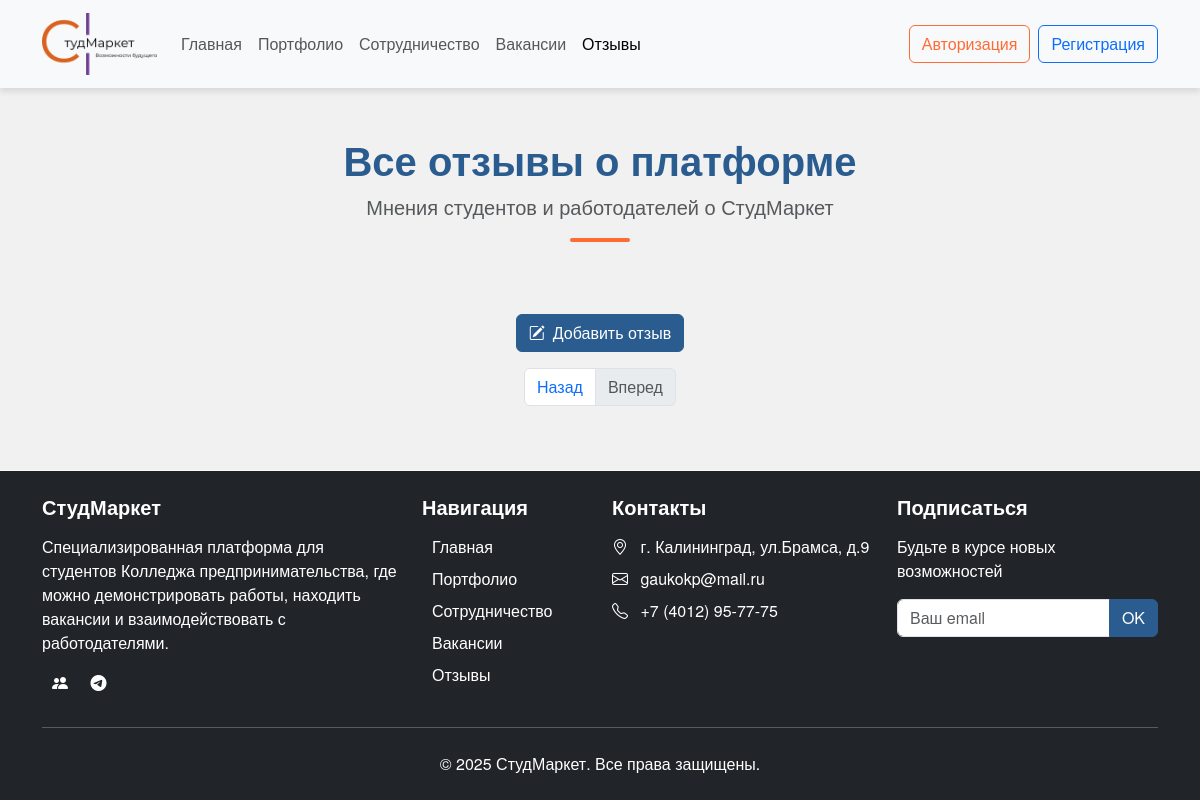
/files/all_reviews.php, run on an earlier commit of the app's database.
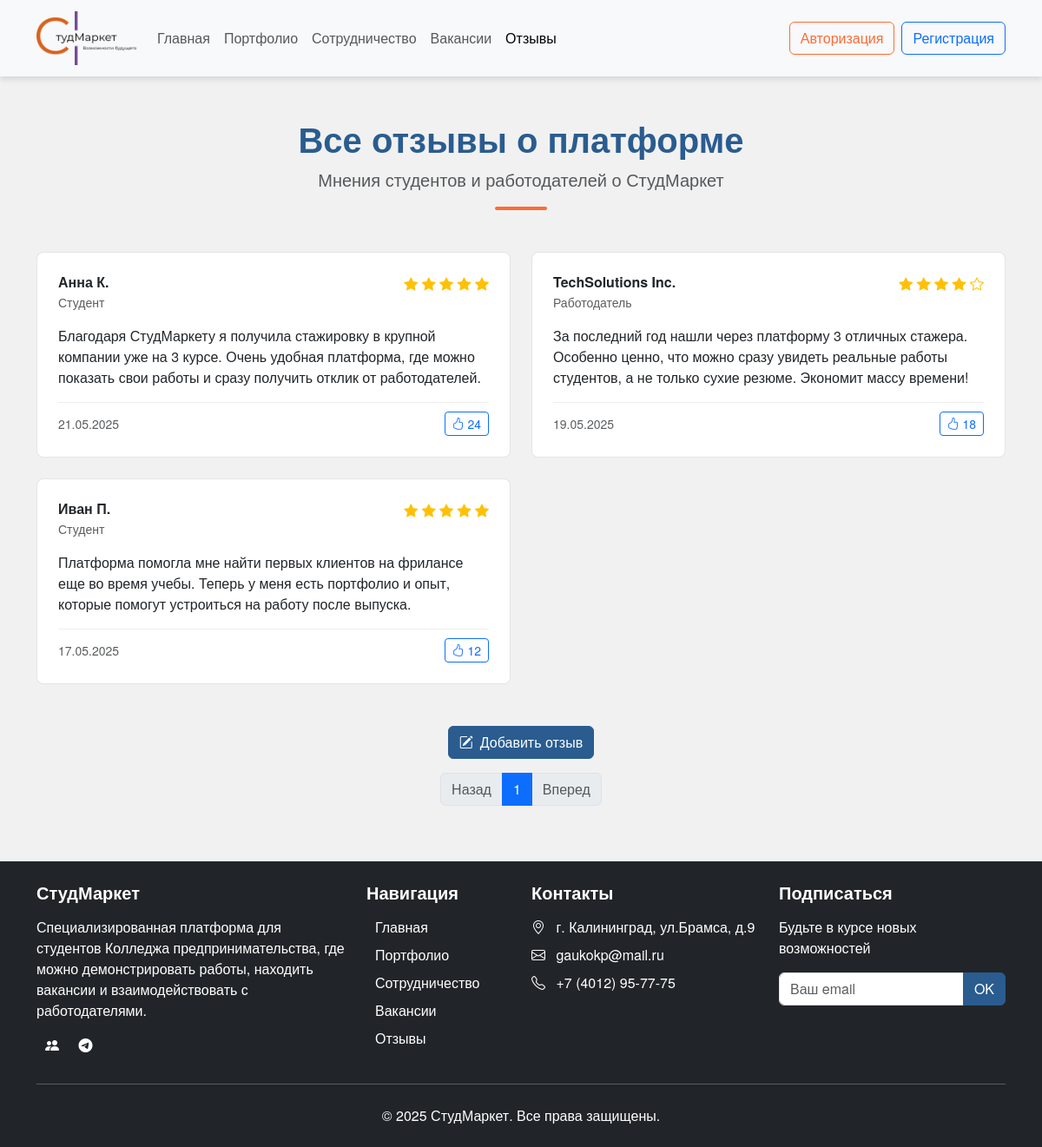
And on a later commit of the database.
### tables this page shows
CREATE TABLE `reviews` (
  `id` int(11) NOT NULL,
  `user_id` int(11) NOT NULL,
  `rating` tinyint(4) NOT NULL,
  `text` text NOT NULL,
  `created_at` timestamp NULL DEFAULT CURRENT_TIMESTAMP
);

CREATE TABLE `users` (
  `id` int(11) NOT NULL,
  `name` varchar(100) NOT NULL,
  `email` varchar(100) NOT NULL,
  `password` varchar(255) NOT NULL,
  `user_type` enum('student','employer') NOT NULL,
  `phone` varchar(20) DEFAULT NULL,
  `created_at` timestamp NULL DEFAULT CURRENT_TIMESTAMP,
  `avatar_path` varchar(255) DEFAULT 'img/no-image.png'
);

### files/all_reviews.php (the view, shortened to what this page needs)
<?php
require_once("../config/link.php");
$isLoggedIn = isset($_SESSION['user_id']);
$current_page = isset($_GET['page']) ? (int)$_GET['page'] : 1;
$limit = 10;
$offset = ($current_page - 1) * $limit;
$sql = "SELECT r.*, u.name as user_name, u.user_type,
        (SELECT COUNT(*) FROM likes WHERE review_id = r.id AND is_active = 1) as like_count,
        (SELECT SUM(like_currect) FROM likes WHERE review_id = r.id) as like_currect_sum
        FROM reviews r
        JOIN users u ON r.user_id = u.id
        ORDER BY r.created_at DESC
        LIMIT $limit OFFSET $offset";
$reviews = mysqli_query($conn, $sql);
$total_reviews = mysqli_fetch_assoc(mysqli_query($conn, "SELECT COUNT(*) as count FROM reviews"))['count'];
$total_pages = ceil($total_reviews / $limit);
if ($current_page > $total_pages)
{
    $current_page = $total_pages;
}
?>
<!DOCTYPE html>
<html lang="ru">
<head>
    <link rel="stylesheet" href="../css/bootstrap.min.css">
    <link rel="stylesheet" href="https://cdn.jsdelivr.net/npm/bootstrap-icons@1.11.1/font/bootstrap-icons.css">
    <link rel="stylesheet" href="../style.css">
</head>
<body class="d-flex flex-column min-vh-100">
<div class="flex-grow-1">
    <nav class="navbar navbar-expand-lg navbar-light bg-light sticky-top">
        <div class="container">
            <a class="navbar-brand" href="../index.php">
                <img class="logo" src="../img/img5.png" alt="Логотип">
            </a>
            <div class="collapse navbar-collapse" id="navbarNav">
                <ul class="navbar-nav me-auto mb-2 mb-lg-0">
                    <?php
                    if ($isLoggedIn)
                    {
                    ?>
                    <li class="nav-item">
                        <a class="nav-link" href="../profile.php">Главная</a>
                    </li>
                    <?php
                    }
                    else
                    {
                    ?>
                    <li class="nav-item">
                        <a class="nav-link" href="../index.php">Главная</a>
                    </li>
                    <?php
                    }
                    ?>
                    <li class="nav-item">
                        <a class="nav-link" href="#">Портфолио</a>
                    </li>
                    <li class="nav-item">
                        <a class="nav-link" href="#">Сотрудничество</a>
                    </li>
                    <li class="nav-item">
                        <a class="nav-link" href="#">Вакансии</a>
                    </li>
                    <li class="nav-item">
                        <a class="nav-link active" aria-current="page" href="all_reviews.php">Отзывы</a>
                    </li>
                </ul>
                <div class="d-flex">
                    <?php
                    if ($isLoggedIn)
                    {
                    ?>
                        <a href="logout.php" class="btn btn-outline-danger">Выйти</a>
                    <?php
                    }
                    else
                    {
                    ?>
                        <button class="btn btn-outline-light me-2" data-bs-toggle="modal" data-bs-target="#loginModal">Авторизация</button>
                        <button class="btn btn-outline-primary" data-bs-toggle="modal" data-bs-target="#registerModal">Регистрация</button>
                    <?php
                    }
                    ?>
                </div>
            </div>
        </div>
    </nav>
    <section class="reviews-section py-5">
        <div class="container">
            <div class="section-header text-center mb-5">
                <h2 class="display-5 fw-bold">Все отзывы о платформе</h2>
                <p class="lead text-muted">Мнения студентов и работодателей о СтудМаркет</p>
                <div class="divider mx-auto"></div>
            </div>
            <div class="row g-4">
            <?php
            while($review = mysqli_fetch_assoc($reviews))
            {
                $isLiked = false;
                $likeTotal = $review['like_count'] + ($review['like_currect_sum'] ?? 0);
            ?>
                <div class="col-lg-6">
                    <div class="review-card p-4 bg-white rounded-3 h-100">
                        <div class="review-header d-flex justify-content-between mb-3">
                            <div class="reviewer-info">
                                <h6 class="mb-1"><?= htmlspecialchars($review['user_name']) ?></h6>
                                <p class="text-muted small mb-0">
                                    <?= $review['user_type'] === 'employer' ? 'Работодатель' : 'Студент' ?>
                                </p>
                            </div>
                            <div class="rating">
                                <div class="stars">
                                    <?php
                                    for ($i = 1; $i <= 5; $i++)
                                    {
                                    ?>
                                        <i class="bi bi-star<?= $i <= $review['rating'] ? '-fill' : '' ?> text-warning"></i>
                                    <?php
                                    }
                                    ?>
                                </div>
                            </div>
                        </div>
                        <div class="review-body">
                            <p class="mb-3"><?= nl2br(htmlspecialchars($review['text'])) ?></p>
                        </div>
                        <div class="review-footer d-flex justify-content-between align-items-center">
                            <p class="text-muted small mb-0">
                                <?= date('d.m.Y', strtotime($review['created_at'])) ?>
                            </p>
                            <?php
                            if ($isLoggedIn)
                            {
                            ?>
                                <a href="all_reviews.php?page=<?= $current_page ?>&action=<?= $isLiked ? 'unlike' : 'like' ?>&id=<?= $review['id'] ?>"
                                class="btn btn-sm <?= $isLiked ? 'btn-primary' : 'btn-outline-primary' ?> like-btn">
                                    <i class="bi bi-hand-thumbs-up"></i>
                                    <span class="like-count"><?= $likeTotal ?></span>
                                </a>
                            <?php
                            }
                            else
                            {
                            ?>
                                <button class="btn btn-sm btn-outline-primary like-btn" data-bs-toggle="modal" data-bs-target="#loginModal">
                                    <i class="bi bi-hand-thumbs-up"></i>
                                    <span class="like-count"><?= $likeTotal ?></span>
                                </button>
                            <?php
                            }
                            ?>
                        </div>
                    </div>
                </div>
                <?php
                }
                ?>
            </div>
            <div class="text-center mt-5">
                <?php
                if ($isLoggedIn)
                {
                ?>
                <button class="btn btn-primary" data-bs-toggle="modal" data-bs-target="#addReviewModal">
                    <i class="bi bi-pencil-square me-2"></i>Добавить отзыв
                </button>
                <?php
                }
                else
                {
                ?>
                <button class="btn btn-primary" data-bs-toggle="modal" data-bs-target="#loginModal">
                    <i class="bi bi-pencil-square me-2"></i>Добавить отзыв
                </button>
                <?php
                }
                ?>
            </div>
            <nav aria-label="Page navigation" class="mt-3">
                <ul class="pagination justify-content-center">
                    <li class="page-item <?= ($current_page == 1) ? 'disabled' : '' ?>">
                        <a class="page-link" href="all_reviews.php?page=<?= $current_page - 1 ?>" tabindex="-1">Назад</a>
                    </li>
                    <?php
                    for ($i = 1; $i <= $total_pages; $i++)
                    {
                    ?>
                        <li class="page-item <?= ($current_page == $i) ? 'active' : '' ?>">
                            <a class="page-link" href="all_reviews.php?page=<?= $i ?>"><?= $i ?></a>
                        </li>
                    <?php
                    }
                    ?>
                    <li class="page-item <?= ($current_page >= $total_pages) ? 'disabled' : '' ?>">
                        <a class="page-link" href="all_reviews.php?page=<?= $current_page + 1 ?>">Вперед</a>
                    </li>
                </ul>
            </nav>
        </div>
    </section>
</div>
<footer class="bg-dark text-white py-4">
    <div class="container">
        <div class="row">
            <div class="col-md-4 mb-4 mb-md-0">
                <h5 class="mb-3">СтудМаркет</h5>
                <p>Специализированная платформа для студентов Колледжа предпринимательства, где можно демонстрировать работы, находить вакансии и взаимодействовать с работодателями.</p>
                <div class="social-icons">
                    <a href="https://vk.com/studmarket39" class="text-white me-2"><i class="bi bi-people-fill"></i></a>
                    <a href="https://t.me/StudMarket_bot" class="text-white"><i class="bi bi-telegram"></i></a>
                </div>
            </div>
            <div class="col-md-2 mb-4 mb-md-0">
                <h5 class="navigation mb-3">Навигация</h5>
                <ul class="list-navigation list-unstyled">
                    <li class="mb-2"><a href="../index.php" class="text-white text-decoration-none">Главная</a></li>
                    <li class="mb-2"><a href="#" class="text-white text-decoration-none">Портфолио</a></li>
                    <li class="mb-2"><a href="#" class="text-white text-decoration-none">Сотрудничество</a></li>
                    <li class="mb-2"><a href="#" class="text-white text-decoration-none">Вакансии</a></li>
                    <li><a href="all_reviews.php" class="text-white text-decoration-none">Отзывы</a></li>
                </ul>
            </div>
            <div class="col-md-3 mb-4 mb-md-0">
                <h5 class="mb-3">Контакты</h5>
                <ul class="list-unstyled">
                    <li class="mb-2"><i class="bi bi-geo-alt me-2"></i> г. Калининград, ул.Брамса, д.9</li>
                    <li class="mb-2"><i class="bi bi-envelope me-2"></i> gaukokp@mail.ru</li>
                    <li><i class="bi bi-telephone me-2"></i> +7 (4012) 95-77-75</li>
                </ul>
            </div>
            <div class="col-md-3">
                <h5 class="mb-3">Подписаться</h5>
                <p>Будьте в курсе новых возможностей</p>
                <div class="input-group mb-3">
                    <input type="email" class="form-control" placeholder="Ваш email">
                    <button class="btn btn-primary" type="button">OK</button>
                </div>
            </div>
        </div>
        <hr class="my-4">
        <div class="text-center">
            <p class="mb-0">© 2025 СтудМаркет. Все права защищены.</p>
        </div>
    </div>
</footer>
</body>
</html>

### style.css (style rules this page uses)
* { padding: 0; margin: 0; }
body { font-family: 'Helvetica Neue', Helvetica, Arial, sans-serif; background-color: #f8f9fa; color: #212529; }
h1, h2, h3, h4, h5, h6 { font-weight: 700; }
a { transition: color 0.3s; }
.navbar { box-shadow: 0 4px 6px rgba(0,0,0,0.1); }
.logo { width: 115px; height: auto; }
.btn-primary { background-color: #2A5C8F; border-color: #2A5C8F; transition: background-color 0.3s; }
.section-header h2 { font-size: 2.5rem; color: #2A5C8F; }
.divider { width: 60px; height: 4px; background-color: #FF6B35; margin: 1rem auto; border-radius: 2px; }
.btn-outline-light { border-color: #FF6B35; color: #FF6B35; }
footer { background-color: #212529; }
footer a { color: #fff; text-decoration: none; margin: 0 10px; transition: color 0.3s; }
footer p { margin-top: 1rem; }
.reviews-section { background-color: #f1f1f1; }
.review-card { transition: transform 0.3s, box-shadow 0.3s; border: 1px solid rgba(0,0,0,0.1); display: flex; flex-direction: column; }
.review-body { flex-grow: 1; }
.review-footer { margin-top: auto; padding-top: 10px; border-top: 1px solid #eee; }
.like-btn { transition: all 0.3s; padding: 0.15rem 0.5rem; }

What changed in the data, as far as the page shows it:
added reviews: user.name "Анна К.", shows "Студент", rating 5 (drawn), text "Благодаря СтудМаркету я получила стажировку в крупной компании уже на 3 курсе. Очень удобная платформа, где можно показать свои работы и сразу получить отклик от работодателей.", created_at "21.05.2025", likeTotal "24"
added reviews: user.name "TechSolutions Inc.", shows "Работодатель", rating 4 (drawn), text "За последний год нашли через платформу 3 отличных стажера. Особенно ценно, что можно сразу увидеть реальные работы студентов, а не только сухие резюме. Экономит массу времени!", created_at "19.05.2025", likeTotal "18"
added reviews: user.name "Иван П.", shows "Студент", rating 5 (drawn), text "Платформа помогла мне найти первых клиентов на фрилансе еще во время учебы. Теперь у меня есть портфолио и опыт, которые помогут устроиться на работу после выпуска.", created_at "17.05.2025", likeTotal "12"
Also different on the page:
new list line: "1"
